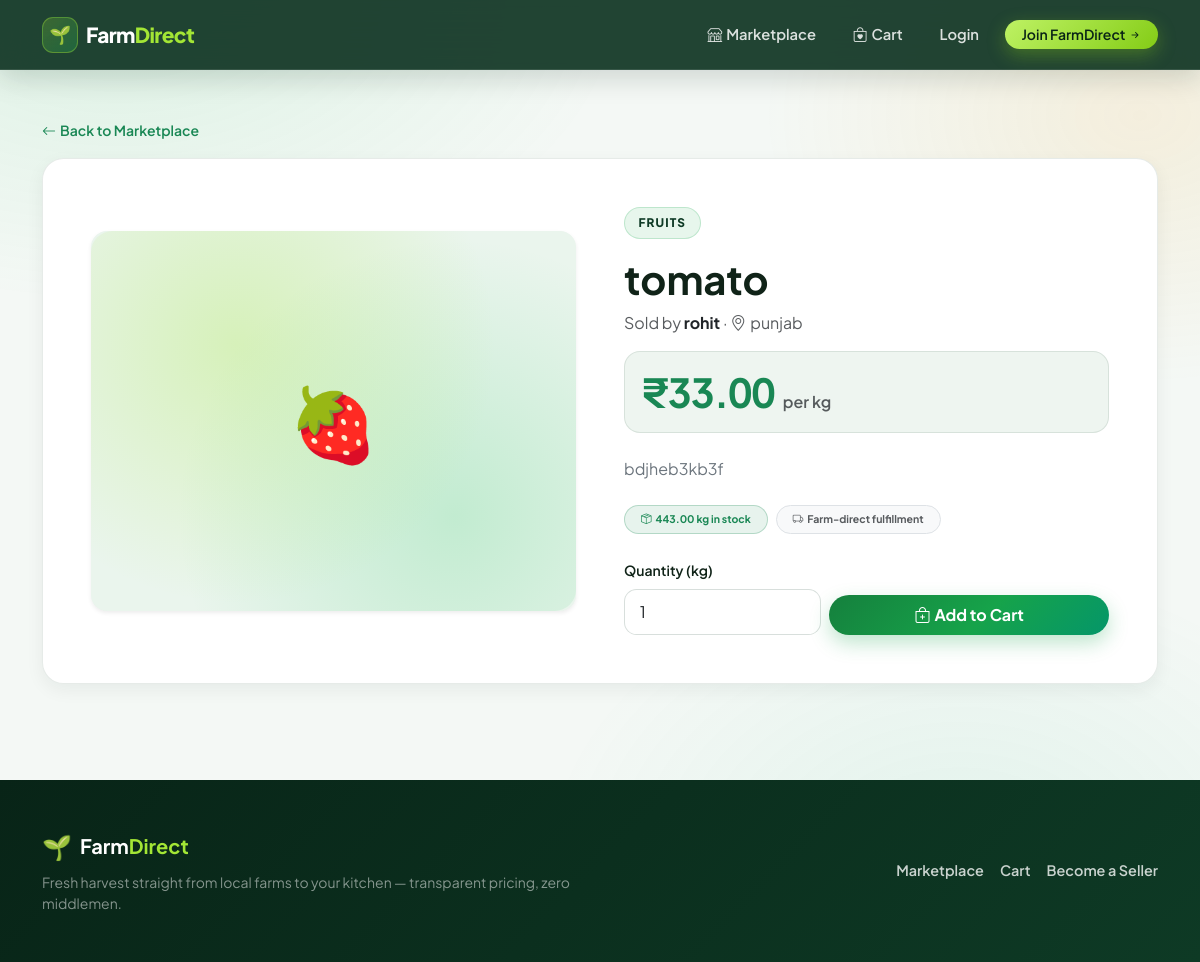
/product/1/, run on an earlier commit of the app's database.
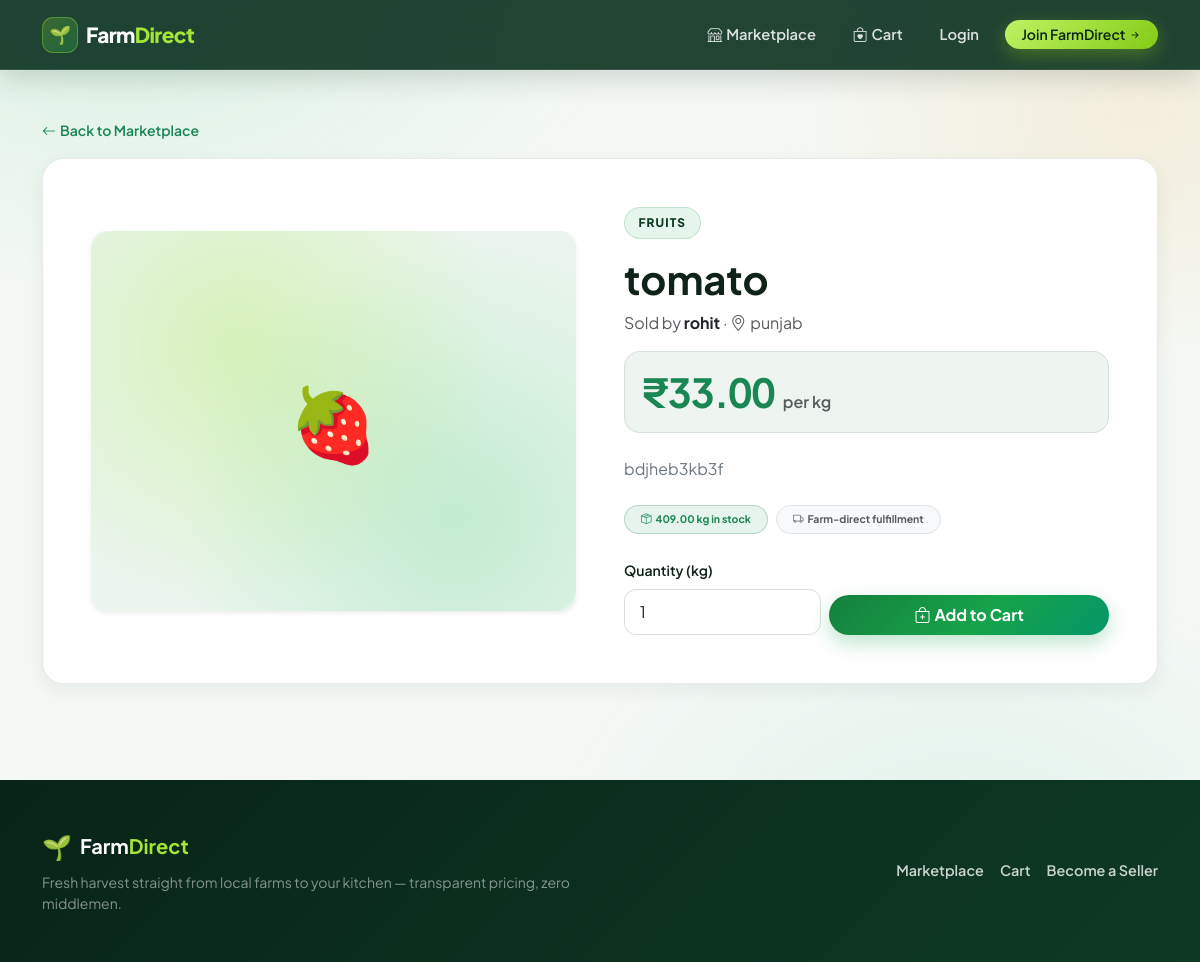
And on a later commit of the database.
### marketplace/models.py (models this page shows, shortened)
class Product(models.Model):
    CATEGORY_CHOICES = [
        ("vegetables", "Vegetables"),
        ("fruits", "Fruits"),
        ("grains", "Grains & Pulses"),
        ("dairy", "Dairy"),
        ("other", "Other"),
    ]
    farmer = models.ForeignKey(FarmerProfile, on_delete=models.CASCADE, related_name="products")
    name = models.CharField(max_length=120)
    category = models.CharField(max_length=20, choices=CATEGORY_CHOICES, default="vegetables")
    description = models.TextField(blank=True)
    price = models.DecimalField(max_digits=9, decimal_places=2)
    discount_percent = models.PositiveSmallIntegerField(
        default=0,
        validators=[MinValueValidator(0), MaxValueValidator(90)],
        help_text="Discount percentage (0-90%)",
    )
    quantity_kg = models.DecimalField(max_digits=9, decimal_places=2, help_text="Available quantity in kg")
    image = models.ImageField(upload_to="products/", blank=True, null=True)
    is_trending = models.BooleanField(default=False, help_text="Feature in the trending deals carousel")
    is_available = models.BooleanField(default=True)
    created_at = models.DateTimeField(default=timezone.now)
    class Meta:
        ordering = ["-created_at"]
    @property
    def has_discount(self):
        return self.discount_percent > 0
    @property
    def discounted_price(self):
        if self.discount_percent <= 0:
            return self.price
        factor = (Decimal("100") - Decimal(self.discount_percent)) / Decimal("100")
        return (self.price * factor).quantize(Decimal("0.01"))
    @property
    def category_emoji(self):
        return {
            "vegetables": "🥬",
            "fruits": "🍓",
            "grains": "🌾",
            "dairy": "🥛",
            "other": "🧺",
        }.get(self.category, "🌱")

class FarmerProfile(models.Model):
    user = models.OneToOneField(settings.AUTH_USER_MODEL, on_delete=models.CASCADE, related_name="farmer_profile")
    farm_name = models.CharField(max_length=120)
    phone = models.CharField(max_length=20, blank=True)
    location = models.CharField(max_length=160)
    is_verified = models.BooleanField(default=False)

### marketplace/views.py (the view)
# urls.py: path("product/<int:pk>/", views.product_detail, name="product_detail"),
def product_detail(request, pk):
    product = get_object_or_404(Product.objects.select_related("farmer"), pk=pk, is_available=True)
    return render(request, "marketplace/product_detail.html", {"product": product})

### marketplace/context_processors.py (called while the page is built)
def cart_context(request):
    cart = request.session.get("cart", {})
    if not cart:
        return {"cart_count": 0}
    valid_ids = [pid for pid in cart.keys() if str(pid).isdigit()]
    count = Product.objects.filter(pk__in=valid_ids, is_available=True).count()
    return {"cart_count": count}

### templates/marketplace/product_detail.html (shortened to what this page needs)
{% extends "base.html" %}
{% block content %}
<div class="mb-3 fd-fade-up">
  <a href="{% url 'home' %}" class="text-decoration-none text-success fw-semibold small">
    <i class="bi bi-arrow-left me-1"></i>Back to Marketplace
  </a>
</div>
<div class="fd-panel p-3 p-md-4 p-lg-5 fd-fade-up">
  <div class="row g-4 g-lg-5 align-items-center">
    <div class="col-md-6">
      <div class="position-relative overflow-hidden rounded-4 shadow-sm" style="background: #eaf5ed;">
        {% if product.image %}
          <img src="{{ product.image.url }}" class="img-fluid w-100" style="max-height: 430px; object-fit: cover;" alt="{{ product.name }}">
        {% else %}
          <div class="fd-card-placeholder detail-placeholder">{{ product.category_emoji }}</div>
        {% endif %}
      </div>
    </div>
    <div class="col-md-6">
      <span class="fd-eyebrow mb-3">{{ product.get_category_display }}</span>
      <h1 class="display-6 fw-bold mb-2">{{ product.name }}</h1>
      <p class="text-muted mb-3">
        Sold by <strong class="text-dark">{{ product.farmer.farm_name }}</strong>
        · <i class="bi bi-geo-alt me-1"></i>{{ product.farmer.location }}
      </p>
      <div class="p-3 rounded-4 mb-4" style="background: var(--fd-surface-soft); border: 1px solid var(--fd-border);">
        <div class="d-flex flex-wrap align-items-baseline gap-2">
          <span class="display-6 fw-bold text-success fd-price-num">₹{{ product.discounted_price }}</span>
          <span class="text-muted fw-semibold">per kg</span>
        </div>
      </div>
      <p class="text-secondary mb-4">{{ product.description|default:"Fresh produce harvested directly from a local partner farm." }}</p>
      <div class="d-flex align-items-center gap-2 mb-4 small">
        <span class="badge rounded-pill text-bg-success bg-opacity-10 text-success border border-success border-opacity-25 px-3 py-2">
          <i class="bi bi-box-seam me-1"></i>{{ product.quantity_kg }} kg in stock
        </span>
        <span class="badge rounded-pill text-bg-light border text-muted px-3 py-2">
          <i class="bi bi-truck me-1"></i>Farm-direct fulfillment
        </span>
      </div>
      <form method="post" action="{% url 'cart_add' product.pk %}" class="row g-2 align-items-end">
        <div class="col-sm-5">
          <label class="form-label fw-semibold small" for="id_qty">Quantity (kg)</label>
          <input id="id_qty" class="form-control" type="number" name="quantity" min="0.1" max="{{ product.quantity_kg }}" step="0.1" value="1" required>
        </div>
        <div class="col-sm-7 d-grid">
          <button class="btn fd-btn-primary py-2">
            <i class="bi bi-bag-plus me-1"></i>Add to Cart
          </button>
        </div>
      </form>
    </div>
  </div>
</div>
{% endblock %}

What changed in the data, as far as the page shows it:
changed Product "tomato": quantity_kg "443.00" → "409.00"
